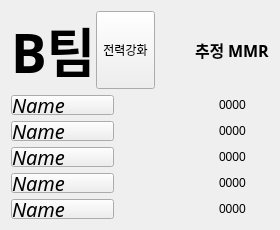
           <widget class="QWidget" name="BTeamPage" native="true">
            <property name="styleSheet">
             <string notr="true">QWidget QWidget QPushButton {
	Text-align : left;
}</string>
            </property>
            <layout class="QVBoxLayout" name="verticalLayout_3">
             <item>
              <widget class="QWidget" name="BTeamPost" native="true">
               <property name="sizePolicy">
                <sizepolicy hsizetype="Preferred" vsizetype="Fixed">
                 <horstretch>0</horstretch>
                 <verstretch>0</verstretch>
                </sizepolicy>
               </property>
               <layout class="QHBoxLayout" name="horizontalLayout_18">
                <property name="spacing">
                 <number>0</number>
                </property>
                <property name="leftMargin">
                 <number>0</number>
                </property>
                <property name="topMargin">
                 <number>0</number>
                </property>
                <property name="rightMargin">
                 <number>0</number>
                </property>
                <property name="bottomMargin">
                 <number>0</number>
                </property>
                <item>
                 <widget class="QLabel" name="BTeamLabel">
                  <property name="font">
                   <font>
                    <family>맑은 고딕</family>
                    <pointsize>40</pointsize>
                    <weight>75</weight>
                    <bold>true</bold>
                   </font>
                  </property>
                  <property name="styleSheet">
                   <string notr="true">color : &quot;dodgerblue&quot;;</string>
                  </property>
                  <property name="text">
                   <string>B팀</string>
                  </property>
                 </widget>
                </item>
                <item>
                 <widget class="QToolButton" name="toolButton_32">
                  <property name="sizePolicy">
                   <sizepolicy hsizetype="Minimum" vsizetype="Ignored">
                    <horstretch>0</horstretch>
                    <verstretch>0</verstretch>
                   </sizepolicy>
                  </property>
                  <property name="styleSheet">
                   <string notr="true">background : &quot;transparent&quot;;</string>
                  </property>
                  <property name="text">
                   <string>전력강화</string>
                  </property>
                  <property name="icon">
                   <iconset>
                    <normaloff>up.png</normaloff>up.png</iconset>
                  </property>
                  <property name="iconSize">
                   <size>
                    <width>40</width>
                    <height>40</height>
                   </size>
                  </property>
                  <property name="toolButtonStyle">
                   <enum>Qt::ToolButtonTextUnderIcon</enum>
                  </property>
                 </widget>
                </item>
                <item>
                 <spacer name="horizontalSpacer_5">
                  <property name="orientation">
                   <enum>Qt::Horizontal</enum>
                  </property>
                  <property name="sizeHint" stdset="0">
                   <size>
                    <width>40</width>
                    <height>20</height>
                   </size>
                  </property>
                 </spacer>
                </item>
                <item>
                 <widget class="QLabel" name="label_20">
                  <property name="font">
                   <font>
                    <family>맑은 고딕</family>
                    <pointsize>12</pointsize>
                    <weight>75</weight>
                    <bold>true</bold>
                   </font>
                  </property>
                  <property name="text">
                   <string>추정 MMR</string>
                  </property>
                  <property name="margin">
                   <number>10</number>
                  </property>
                 </widget>
                </item>
               </layout>
              </widget>
             </item>
             <item>
              <widget class="QWidget" name="widget_18" native="true">
               <property name="styleSheet">
                <string notr="true">QWidget {
	padding-right : 20px;
}</string>
               </property>
               <property name="class" stdset="0">
                <string>users</string>
               </property>
               <layout class="QHBoxLayout" name="horizontalLayout_17">
                <property name="spacing">
                 <number>0</number>
                </property>
                <property name="leftMargin">
                 <number>0</number>
                </property>
                <property name="topMargin">
                 <number>0</number>
                </property>
                <property name="rightMargin">
                 <number>0</number>
                </property>
                <property name="bottomMargin">
                 <number>0</number>
                </property>
                <item>
                 <widget class="QPushButton" name="pushButton_31">
                  <property name="sizePolicy">
                   <sizepolicy hsizetype="MinimumExpanding" vsizetype="Ignored">
                    <horstretch>0</horstretch>
                    <verstretch>0</verstretch>
                   </sizepolicy>
                  </property>
                  <property name="font">
                   <font>
                    <family>나눔고딕</family>
                    <pointsize>15</pointsize>
                    <weight>50</weight>
                    <italic>true</italic>
                    <bold>false</bold>
                   </font>
                  </property>
                  <property name="text">
                   <string>Name</string>
                  </property>
                 </widget>
                </item>
                <item>
                 <spacer name="horizontalSpacer_11">
                  <property name="orientation">
                   <enum>Qt::Horizontal</enum>
                  </property>
                  <property name="sizeHint" stdset="0">
                   <size>
                    <width>40</width>
                    <height>20</height>
                   </size>
                  </property>
                 </spacer>
                </item>
                <item>
                 <widget class="QLabel" name="label_24">
                  <property name="text">
                   <string>0000</string>
                  </property>
                 </widget>
                </item>
               </layout>
              </widget>
             </item>
             <item>
              <widget class="QWidget" name="widget_17" native="true">
               <property name="styleSheet">
                <string notr="true">QWidget {
	padding-right : 20px;
}</string>
               </property>
               <property name="class" stdset="0">
                <string>users</string>
               </property>
               <layout class="QHBoxLayout" name="horizontalLayout_16">
                <property name="spacing">
                 <number>0</number>
                </property>
                <property name="leftMargin">
                 <number>0</number>
                </property>
                <property name="topMargin">
                 <number>0</number>
                </property>
                <property name="rightMargin">
                 <number>0</number>
                </property>
                <property name="bottomMargin">
                 <number>0</number>
                </property>
                <item>
                 <widget class="QPushButton" name="pushButton_30">
                  <property name="sizePolicy">
                   <sizepolicy hsizetype="MinimumExpanding" vsizetype="Ignored">
                    <horstretch>0</horstretch>
                    <verstretch>0</verstretch>
                   </sizepolicy>
                  </property>
                  <property name="font">
                   <font>
                    <family>나눔고딕</family>
                    <pointsize>15</pointsize>
                    <weight>50</weight>
                    <italic>true</italic>
                    <bold>false</bold>
                   </font>
                  </property>
                  <property name="text">
                   <string>Name</string>
                  </property>
                 </widget>
                </item>
                <item>
                 <spacer name="horizontalSpacer_12">
                  <property name="orientation">
                   <enum>Qt::Horizontal</enum>
                  </property>
                  <property name="sizeHint" stdset="0">
                   <size>
                    <width>40</width>
                    <height>20</height>
                   </size>
                  </property>
                 </spacer>
                </item>
                <item>
                 <widget class="QLabel" name="label_25">
                  <property name="text">
                   <string>0000</string>
                  </property>
                 </widget>
                </item>
               </layout>
              </widget>
             </item>
             <item>
              <widget class="QWidget" name="widget_16" native="true">
               <property name="styleSheet">
                <string notr="true">QWidget {
	padding-right : 20px;
}</string>
               </property>
               <property name="class" stdset="0">
                <string>users</string>
               </property>
               <layout class="QHBoxLayout" name="horizontalLayout_15">
                <property name="spacing">
                 <number>0</number>
                </property>
                <property name="leftMargin">
                 <number>0</number>
                </property>
                <property name="topMargin">
                 <number>0</number>
                </property>
                <property name="rightMargin">
                 <number>0</number>
                </property>
                <property name="bottomMargin">
                 <number>0</number>
                </property>
                <item>
                 <widget class="QPushButton" name="pushButton_29">
                  <property name="sizePolicy">
                   <sizepolicy hsizetype="MinimumExpanding" vsizetype="Ignored">
                    <horstretch>0</horstretch>
                    <verstretch>0</verstretch>
                   </sizepolicy>
                  </property>
                  <property name="font">
                   <font>
                    <family>나눔고딕</family>
                    <pointsize>15</pointsize>
                    <weight>50</weight>
                    <italic>true</italic>
                    <bold>false</bold>
                   </font>
                  </property>
                  <property name="text">
                   <string>Name</string>
                  </property>
                 </widget>
                </item>
                <item>
                 <spacer name="horizontalSpacer_13">
                  <property name="orientation">
                   <enum>Qt::Horizontal</enum>
                  </property>
                  <property name="sizeHint" stdset="0">
                   <size>
                    <width>40</width>
                    <height>20</height>
                   </size>
                  </property>
                 </spacer>
                </item>
                <item>
                 <widget class="QLabel" name="label_26">
                  <property name="text">
                   <string>0000</string>
                  </property>
                 </widget>
                </item>
               </layout>
              </widget>
             </item>
             <item>
              <widget class="QWidget" name="widget_15" native="true">
               <property name="styleSheet">
                <string notr="true">QWidget {
	padding-right : 20px;
}</string>
               </property>
               <property name="class" stdset="0">
                <string>users</string>
               </property>
               <layout class="QHBoxLayout" name="horizontalLayout_14">
                <property name="spacing">
                 <number>0</number>
                </property>
                <property name="leftMargin">
                 <number>0</number>
                </property>
                <property name="topMargin">
                 <number>0</number>
                </property>
                <property name="rightMargin">
                 <number>0</number>
                </property>
                <property name="bottomMargin">
                 <number>0</number>
                </property>
                <item>
                 <widget class="QPushButton" name="pushButton_28">
                  <property name="sizePolicy">
                   <sizepolicy hsizetype="MinimumExpanding" vsizetype="Ignored">
                    <horstretch>0</horstretch>
                    <verstretch>0</verstretch>
                   </sizepolicy>
                  </property>
                  <property name="font">
                   <font>
                    <family>나눔고딕</family>
                    <pointsize>15</pointsize>
                    <weight>50</weight>
                    <italic>true</italic>
                    <bold>false</bold>
                   </font>
                  </property>
                  <property name="text">
                   <string>Name</string>
                  </property>
                 </widget>
                </item>
                <item>
                 <spacer name="horizontalSpacer_14">
                  <property name="orientation">
                   <enum>Qt::Horizontal</enum>
                  </property>
                  <property name="sizeHint" stdset="0">
                   <size>
                    <width>40</width>
                    <height>20</height>
                   </size>
                  </property>
                 </spacer>
                </item>
                <item>
                 <widget class="QLabel" name="label_27">
                  <property name="text">
                   <string>0000</string>
                  </property>
                 </widget>
                </item>
               </layout>
              </widget>
             </item>
             <item>
              <widget class="QWidget" name="widget_14" native="true">
               <property name="styleSheet">
                <string notr="true">QWidget {
	padding-right : 20px;
}</string>
               </property>
               <property name="class" stdset="0">
                <string>users</string>
               </property>
               <layout class="QHBoxLayout" name="horizontalLayout_13">
                <property name="spacing">
                 <number>0</number>
                </property>
                <property name="leftMargin">
                 <number>0</number>
                </property>
                <property name="topMargin">
                 <number>0</number>
                </property>
                <property name="rightMargin">
                 <number>0</number>
                </property>
                <property name="bottomMargin">
                 <number>0</number>
                </property>
                <item>
                 <widget class="QPushButton" name="pushButton_27">
                  <property name="sizePolicy">
                   <sizepolicy hsizetype="MinimumExpanding" vsizetype="Ignored">
                    <horstretch>0</horstretch>
                    <verstretch>0</verstretch>
                   </sizepolicy>
                  </property>
                  <property name="font">
                   <font>
                    <family>나눔고딕</family>
                    <pointsize>15</pointsize>
                    <weight>50</weight>
                    <italic>true</italic>
                    <bold>false</bold>
                   </font>
                  </property>
                  <property name="styleSheet">
                   <string notr="true">QPushButton {
	Text-align : left;
}</string>
                  </property>
                  <property name="text">
                   <string>Name</string>
                  </property>
                 </widget>
                </item>
                <item>
                 <spacer name="horizontalSpacer_15">
                  <property name="orientation">
                   <enum>Qt::Horizontal</enum>
                  </property>
                  <property name="sizeHint" stdset="0">
                   <size>
                    <width>40</width>
                    <height>20</height>
                   </size>
                  </property>
                 </spacer>
                </item>
                <item>
                 <widget class="QLabel" name="label_28">
                  <property name="text">
                   <string>0000</string>
                  </property>
                 </widget>
                </item>
               </layout>
              </widget>
             </item>
            </layout>
           </widget>
